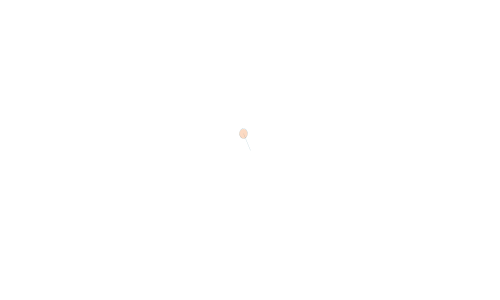
Frame 1 (no input)
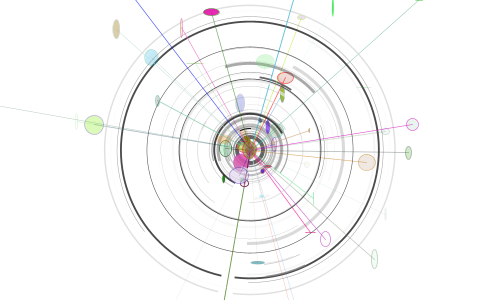
Frame 60 (the mouse pressed at the canvas centre just before this capture)
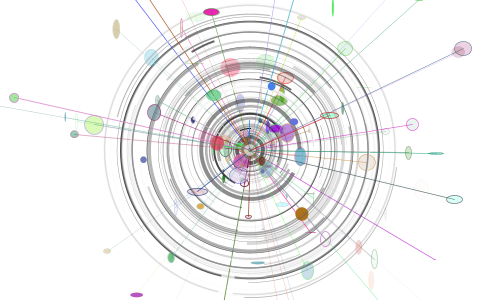
Frame 120 (the mouse held since frame 60 and released just before this capture)

The Processing sketch that drew these frames (run headless with seeded random() and noise(); from frame 60 on, the mouse is pressed at the canvas centre):

// Processing sketch: processing_140603
// ── processing_140603.pde


float radius = 150;
float centx, centy;
float xx,yy;
float rad = 0;
float step = random(radians(10));


void setup() {
  size(500, 300);
  centx = width/2;
  centy = height/2;
  frameRate(30);
  strokeWeight(0.1);
  background(255);
  stroke(100,100);
  strokeCap(PROJECT);
  fill(255,0);
}

void mousePressed() { 
  radius = random(50) + 20;
  strokeWeight(0.1);
  stroke(100,100);
  centx = mouseX;
  centy = mouseY;
}

void keyPressed(){
  save("tmp.jpg");
}

void draw(){

  float starta,stopa;
  float a;
  
  a = random(height);
  starta = radians(random(-360,360));
  stopa = radians(random(-360,360));
  fill(255,0);  // toggle the space color
 
  stroke(random(255),random(255)); 
  strokeWeight(random(2));

  arc(centx,centy,a,a,starta,stopa);
  
  stroke(random(255),random(255));
  strokeWeight(random(4));
  float dis = random(10);  
  arc(centx,centy,a-a/dis,a-a/dis,starta,stopa);
  
  stroke(random(255),random(255),random(255),random(255));
  strokeWeight(random(1));    
  float xx = centx+(a*cos(starta)+a*cos(stopa))/2;
  float yy = centy+(a*sin(starta)+a*sin(stopa))/2;
  line(centx,centy,xx,yy);
  fill(random(255),random(255),random(255),random(255));
  ellipse(xx,yy,random(20),random(20));

  
  
}
